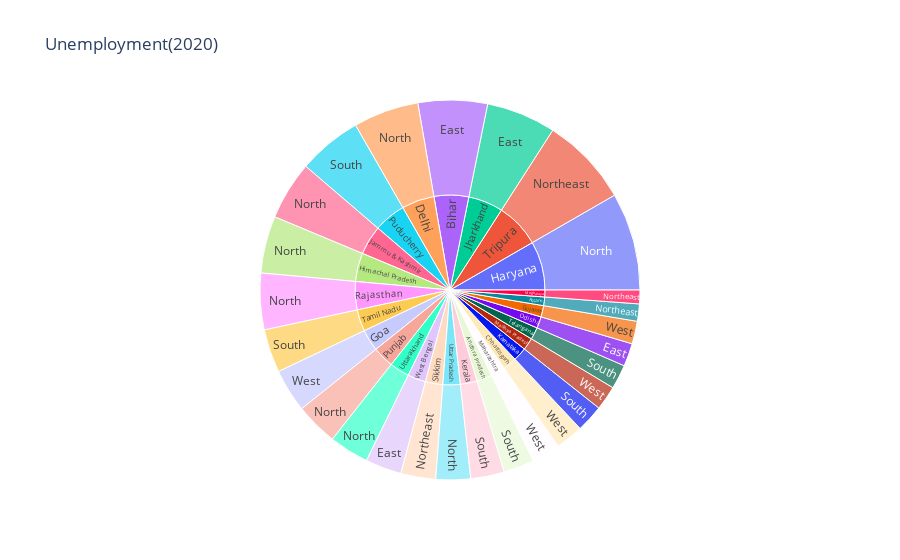

This figure's notebook cell:
### Code cell
fig_burst=px.sunburst(data_frame=data_burst_11,path=['States','Reigon'],values='Unemployment rate',title='Unemployment(2020)')
fig_burst.show()

### Figure 1 — Plotly figure (JSON) as saved in the notebook; plotly's stock layout.template omitted (floating-point values rounded to 4 significant figures)
{"data": [{"branchvalues": "total", "domain": {"x": [0, 1], "y": [0, 1]}, "hovertemplate": "labels=%{label}<br>Unemployment rate=%{value}<br>parent=%{parent}<br>id=%{id}<extra></extra>", "ids": ["Bihar/East", "Jharkhand/East", "Odisha/East", "West Bengal/East", "Delhi/North", "Haryana/North", "Himachal Pradesh/North", "Jammu & Kashmir/North", "Punjab/North", "Rajasthan/North", "Uttar Pradesh/North", "Uttarakhand/North", "Assam/Northeast", "Meghalaya/Northeast", "Sikkim/Northeast", "Tripura/Northeast", "Andhra Pradesh/South", "Karnataka/South", "Kerala/South", "Puducherry/South", "Tamil Nadu/South", "Telangana/South", "Chhattisgarh/West", "Goa/West", "Gujarat/West", "Madhya Pradesh/West", "Maharashtra/West", "Andhra Pradesh", "Assam", "Bihar", "Chhattisgarh", "Delhi", "Goa", "Gujarat", "Haryana", "Himachal Pradesh", "Jammu & Kashmir", "Jharkhand", "Karnataka", "Kerala", "Madhya Pradesh", "Maharashtra", "Meghalaya", "Odisha", "Puducherry", "Punjab", "Rajasthan", "Sikkim", "Tamil Nadu", "Telangana", "Tripura", "Uttar Pradesh", "Uttarakhand", "West Bengal"], "labels": ["East", "East", "East", "East", "North", "North", "North", "North", "North", "North", "North", "North", "Northeast", "Northeast", "Northeast", "Northeast", "South", "South", "South", "South", "South", "South", "West", "West", "West", "West", "West", "Andhra Pradesh", "Assam", "Bihar", "Chhattisgarh", "Delhi", "Goa", "Gujarat", "Haryana", "Himachal Pradesh", "Jammu & Kashmir", "Jharkhand", "Karnataka", "Kerala", "Madhya Pradesh", "Maharashtra", "Meghalaya", "Odisha", "Puducherry", "Punjab", "Rajasthan", "Sikkim", "Tamil Nadu", "Telangana", "Tripura", "Uttar Pradesh", "Uttarakhand", "West Bengal"], "name": "", "parents": ["Bihar", "Jharkhand", "Odisha", "West Bengal", "Delhi", "Haryana", "Himachal Pradesh", "Jammu & Kashmir", "Punjab", "Rajasthan", "Uttar Pradesh", "Uttarakhand", "Assam", "Meghalaya", "Sikkim", "Tripura", "Andhra Pradesh", "Karnataka", "Kerala", "Puducherry", "Tamil Nadu", "Telangana", "Chhattisgarh", "Goa", "Gujarat", "Madhya Pradesh", "Maharashtra", "", "", "", "", "", "", "", "", "", "", "", "", "", "", "", "", "", "", "", "", "", "", "", "", "", "", ""], "type": "sunburst", "values": [19.47, 19.54, 6.462, 10.19, 18.41, 27.48, 16.07, 16.48, 11.98, 15.87, 9.737, 11.16, 4.856, 3.866, 9.793, 25.05, 8.664, 7.668, 9.434, 17.94, 12.19, 6.833, 7.819, 12.17, 6.376, 6.854, 7.979, 8.664, 4.856, 19.47, 7.819, 18.41, 12.17, 6.376, 27.48, 16.07, 16.48, 19.54, 7.668, 9.434, 6.854, 7.979, 3.866, 6.462, 17.94, 11.98, 15.87, 9.793, 12.19, 6.833, 25.05, 9.737, 11.16, 10.19]}], "layout": {"legend": {"tracegroupgap": 0}, "title": {"text": "Unemployment(2020)"}}}
